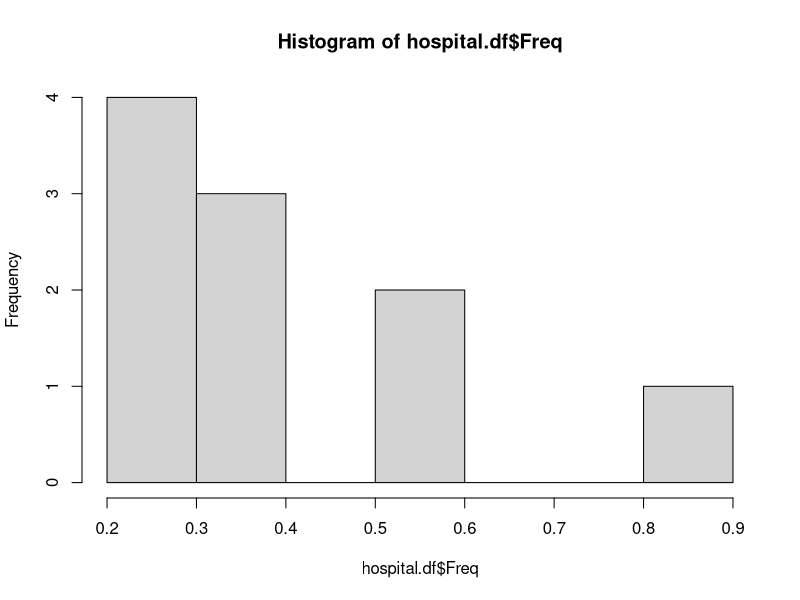

The R script that drew this image:
Freq <- c(0.6,0.3,0.4,0.4,0.2,0.6,.3,0.4,0.9,0.2)
BP <- c(103,87,32,43,59,109,78,205,135,178) 
First <- c(1,1,1,1,0,0,0,0,NA,1)
Second <- c(0,0,1,1,0,0,1,1,1,1) 
Final <- c(0,1,0,1,0,1,0,1,1,1)
hospital.df <- data.frame(Freq,BP,First,Second,Final)  
hist(hospital.df$Freq)
#$BP,$First,$Second,$Final

